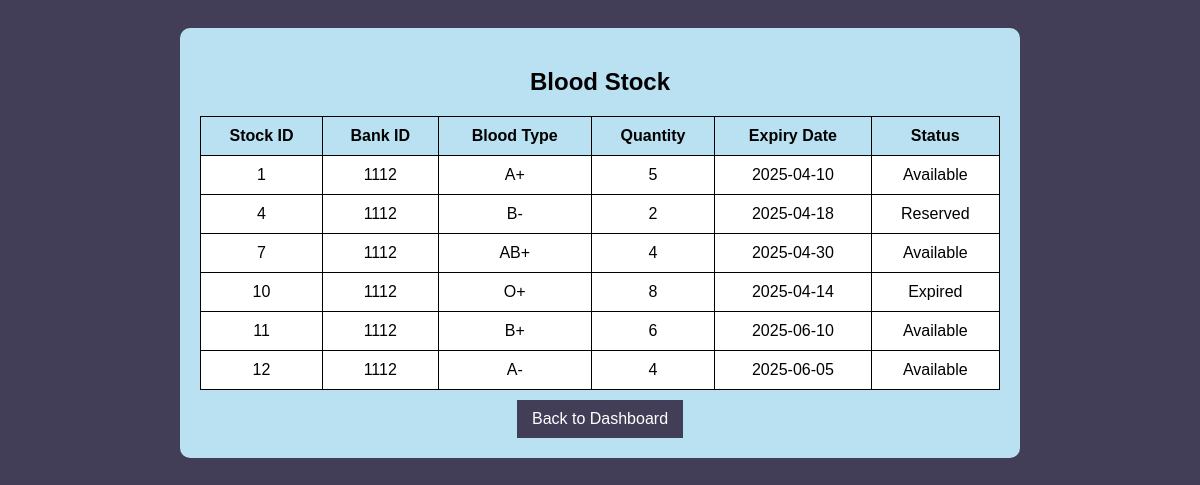
Screenshot of /blood_stock.php (signed in) with the database file from the repository.
### tables this page shows
CREATE TABLE `bloodstock` (
  `stock_id` int(11) NOT NULL,
  `bank_id` int(11) NOT NULL,
  `blood_type` varchar(5) NOT NULL,
  `quantity` int(11) NOT NULL CHECK (`quantity` >= 0),
  `expiry_date` date NOT NULL,
  `status` enum('Available','Reserved','Expired') NOT NULL DEFAULT 'Available'
);

### blood_stock.php (the view, shortened to what this page needs)
<?php
$servername = "localhost";
$username = "root";
$password = "";
$dbname = "bloodlink";
$conn = new mysqli($servername, $username, $password, $dbname);
$blood_bank_id = $_SESSION['bank_id'];
$stockQuery = "SELECT stock_id, bank_id, blood_type, quantity, expiry_date, status
               FROM BloodStock
               WHERE bank_id = ?";
$stmt = $conn->prepare($stockQuery);
$stmt->bind_param("i", $blood_bank_id);
$stmt->execute();
$result = $stmt->get_result();
?>
<!DOCTYPE html>
<html lang="en">
<head>
</head>
<body>
    <div class="container">
        <h2>Blood Stock</h2>
        <table>
            <tr>
                <th>Stock ID</th>
                <th>Bank ID</th>
                <th>Blood Type</th>
                <th>Quantity</th>
                <th>Expiry Date</th>
                <th>Status</th>
            </tr>
            <?php if ($result->num_rows > 0): ?>
                <?php while ($row = $result->fetch_assoc()): ?>
                    <tr>
                        <td><?= htmlspecialchars($row['stock_id']) ?></td>
                        <td><?= htmlspecialchars($row['bank_id']) ?></td>
                        <td><?= htmlspecialchars($row['blood_type']) ?></td>
                        <td><?= htmlspecialchars($row['quantity']) ?></td>
                        <td><?= htmlspecialchars($row['expiry_date']) ?></td>
                        <td><?= htmlspecialchars($row['status']) ?></td>
                    </tr>
                <?php endwhile; ?>
            <?php else: ?>
                <tr>
                    <td colspan="6" style="text-align:center;">No blood stock available.</td>
                </tr>
            <?php endif; ?>
        </table>
        <a href="bloodbank_dashboard.php" class="btn">Back to Dashboard</a>
    </div>
</body>
</html>

### blood_stock.php (style rules this page uses)
body { font-family: Arial, sans-serif; background-color: #433e57; color: white; padding: 20px; text-align: center; }
.container { max-width: 800px; margin: auto; background: #b9e1f1; padding: 20px; border-radius: 10px; color: black; }
table { width: 100%; margin-top: 20px; border-collapse: collapse; background: white; }
th, td { padding: 10px; border: 1px solid black; }
th { background: #b9e1f1; }
.btn { background-color: #433e57; color: white; padding: 10px 15px; cursor: pointer; text-decoration: none; display: inline-block; margin-top: 10px; }

### rows the page displays
bloodstock: stock_id "1", bank "1112", blood_type "A+", quantity "5", expiry_date "2025-04-10", status "Available"
bloodstock: stock_id "4", bank "1112", blood_type "B-", quantity "2", expiry_date "2025-04-18", status "Reserved"
bloodstock: stock_id "7", bank "1112", blood_type "AB+", quantity "4", expiry_date "2025-04-30", status "Available"
bloodstock: stock_id "10", bank "1112", blood_type "O+", quantity "8", expiry_date "2025-04-14", status "Expired"
bloodstock: stock_id "11", bank "1112", blood_type "B+", quantity "6", expiry_date "2025-06-10", status "Available"
bloodstock: stock_id "12", bank "1112", blood_type "A-", quantity "4", expiry_date "2025-06-05", status "Available"
